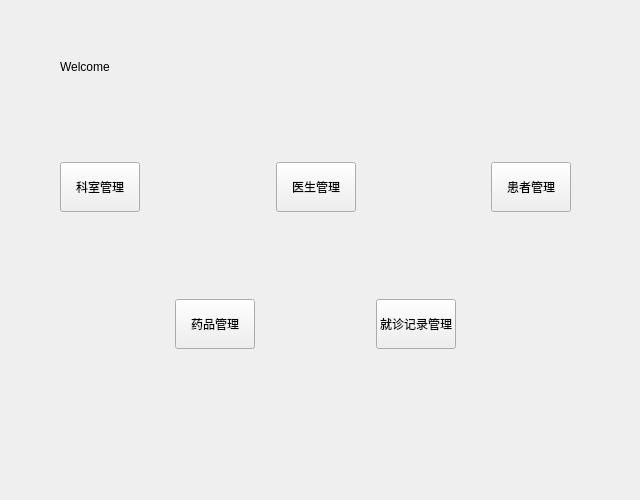
<?xml version="1.0" encoding="UTF-8"?>
<ui version="4.0">
 <class>HomeView</class>
 <widget class="QWidget" name="HomeView">
  <property name="geometry">
   <rect>
    <x>0</x>
    <y>0</y>
    <width>640</width>
    <height>500</height>
   </rect>
  </property>
  <property name="windowTitle">
   <string>欢迎</string>
  </property>
  <widget class="QWidget" name="layoutWidget">
   <property name="geometry">
    <rect>
     <x>60</x>
     <y>60</y>
     <width>511</width>
     <height>371</height>
    </rect>
   </property>
   <layout class="QVBoxLayout" name="verticalLayout">
    <item>
     <widget class="QLabel" name="Welcome">
      <property name="styleSheet">
       <string notr="true">font: 12pt &quot;Microsoft YaHei UI&quot;;</string>
      </property>
      <property name="text">
       <string>Welcome </string>
      </property>
     </widget>
    </item>
    <item>
     <spacer name="verticalSpacer">
      <property name="orientation">
       <enum>Qt::Orientation::Vertical</enum>
      </property>
      <property name="sizeHint" stdset="0">
       <size>
        <width>20</width>
        <height>40</height>
       </size>
      </property>
     </spacer>
    </item>
    <item>
     <layout class="QHBoxLayout" name="horizontalLayout">
      <item>
       <widget class="QPushButton" name="BtnRoom">
        <property name="sizePolicy">
         <sizepolicy hsizetype="Fixed" vsizetype="Fixed">
          <horstretch>0</horstretch>
          <verstretch>0</verstretch>
         </sizepolicy>
        </property>
        <property name="minimumSize">
         <size>
          <width>60</width>
          <height>50</height>
         </size>
        </property>
        <property name="text">
         <string>科室管理</string>
        </property>
       </widget>
      </item>
      <item>
       <spacer name="horizontalSpacer">
        <property name="orientation">
         <enum>Qt::Orientation::Horizontal</enum>
        </property>
        <property name="sizeHint" stdset="0">
         <size>
          <width>40</width>
          <height>20</height>
         </size>
        </property>
       </spacer>
      </item>
      <item>
       <widget class="QPushButton" name="BtnDoctor">
        <property name="sizePolicy">
         <sizepolicy hsizetype="Fixed" vsizetype="Fixed">
          <horstretch>0</horstretch>
          <verstretch>0</verstretch>
         </sizepolicy>
        </property>
        <property name="minimumSize">
         <size>
          <width>60</width>
          <height>50</height>
         </size>
        </property>
        <property name="text">
         <string>医生管理</string>
        </property>
       </widget>
      </item>
      <item>
       <spacer name="horizontalSpacer_2">
        <property name="orientation">
         <enum>Qt::Orientation::Horizontal</enum>
        </property>
        <property name="sizeHint" stdset="0">
         <size>
          <width>40</width>
          <height>20</height>
         </size>
        </property>
       </spacer>
      </item>
      <item>
       <widget class="QPushButton" name="BtnPatient">
        <property name="sizePolicy">
         <sizepolicy hsizetype="Fixed" vsizetype="Fixed">
          <horstretch>0</horstretch>
          <verstretch>0</verstretch>
         </sizepolicy>
        </property>
        <property name="minimumSize">
         <size>
          <width>60</width>
          <height>50</height>
         </size>
        </property>
        <property name="text">
         <string>患者管理</string>
        </property>
       </widget>
      </item>
     </layout>
    </item>
    <item>
     <spacer name="verticalSpacer_3">
      <property name="orientation">
       <enum>Qt::Orientation::Vertical</enum>
      </property>
      <property name="sizeHint" stdset="0">
       <size>
        <width>20</width>
        <height>40</height>
       </size>
      </property>
     </spacer>
    </item>
    <item>
     <layout class="QHBoxLayout" name="horizontalLayout_2">
      <item>
       <spacer name="horizontalSpacer_3">
        <property name="orientation">
         <enum>Qt::Orientation::Horizontal</enum>
        </property>
        <property name="sizeHint" stdset="0">
         <size>
          <width>40</width>
          <height>20</height>
         </size>
        </property>
       </spacer>
      </item>
      <item>
       <widget class="QPushButton" name="BtnDrug">
        <property name="minimumSize">
         <size>
          <width>0</width>
          <height>50</height>
         </size>
        </property>
        <property name="text">
         <string>药品管理</string>
        </property>
       </widget>
      </item>
      <item>
       <spacer name="horizontalSpacer_4">
        <property name="orientation">
         <enum>Qt::Orientation::Horizontal</enum>
        </property>
        <property name="sizeHint" stdset="0">
         <size>
          <width>40</width>
          <height>20</height>
         </size>
        </property>
       </spacer>
      </item>
      <item>
       <widget class="QPushButton" name="BtnLog">
        <property name="minimumSize">
         <size>
          <width>0</width>
          <height>50</height>
         </size>
        </property>
        <property name="text">
         <string>就诊记录管理</string>
        </property>
       </widget>
      </item>
      <item>
       <spacer name="horizontalSpacer_5">
        <property name="orientation">
         <enum>Qt::Orientation::Horizontal</enum>
        </property>
        <property name="sizeHint" stdset="0">
         <size>
          <width>40</width>
          <height>20</height>
         </size>
        </property>
       </spacer>
      </item>
     </layout>
    </item>
    <item>
     <spacer name="verticalSpacer_2">
      <property name="orientation">
       <enum>Qt::Orientation::Vertical</enum>
      </property>
      <property name="sizeHint" stdset="0">
       <size>
        <width>20</width>
        <height>40</height>
       </size>
      </property>
     </spacer>
    </item>
   </layout>
  </widget>
 </widget>
 <resources/>
 <connections/>
</ui>
